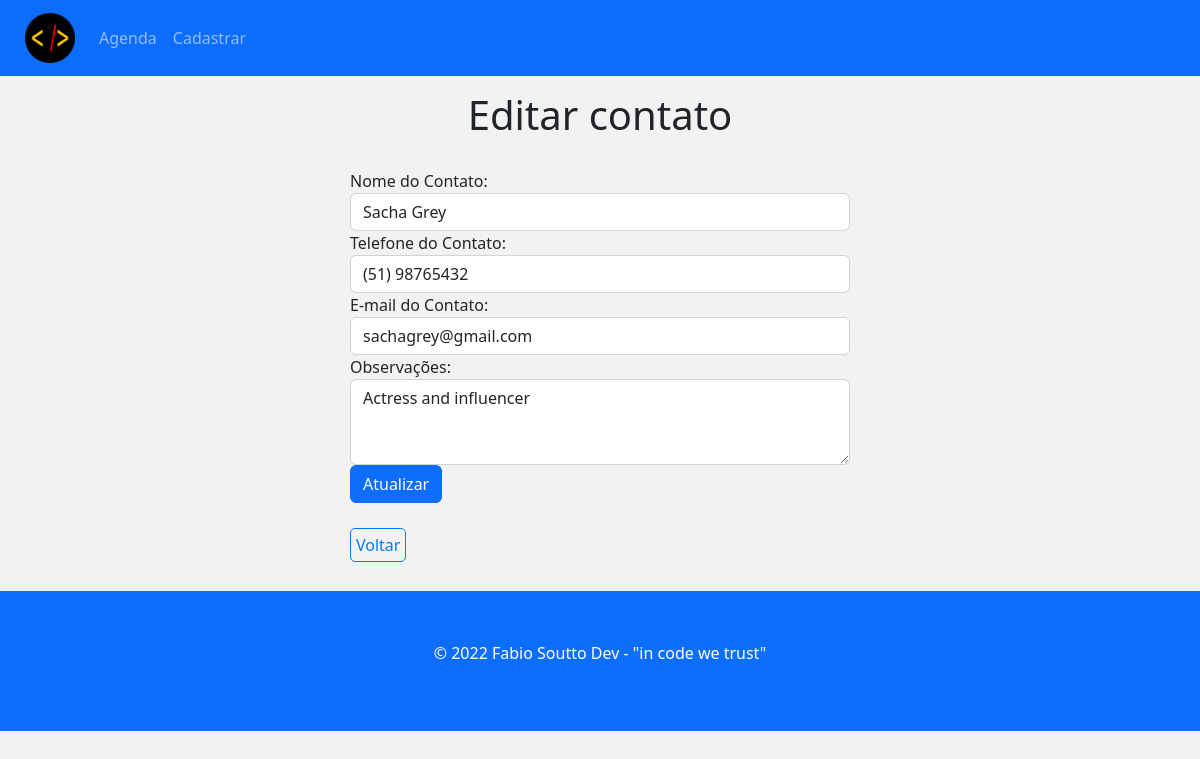
The app's page /edit.php?id=4 with its own data.
### tables this page shows
CREATE TABLE `contacts` (
  `id` int(10) UNSIGNED NOT NULL,
  `name` varchar(150) DEFAULT NULL,
  `phone` varchar(20) DEFAULT NULL,
  `email` varchar(150) DEFAULT NULL,
  `observations` text DEFAULT NULL
);

### config/url.php (called while the page is built)
<?php
$BASE_URL = "http://" . $_SERVER['SERVER_NAME'] . dirname($_SERVER['REQUEST_URI'] . '?') . '/';

### config/process.php (called while the page is built, shortened)
<?php
include_once('connection.php');
include_once('url.php');
$data = $_POST;
if(!empty($data)) {
	if($data['type'] === 'create') {
		$name = $data['name'];
		$phone = $data['phone'];
		$email = $data['email'];
		$observations = $data['observations'];
		$query = 'INSERT INTO contacts (name, phone, email, observations) VALUES (:name, :phone, :email, :observations)';
		$stmt = $conn->prepare($query);
		$stmt->bindParam(':name', $name);
		$stmt->bindParam(':phone', $phone);
		$stmt->bindParam(':email', $email);
		$stmt->bindParam(':observations', $observations);
		try {
			$stmt->execute();
			$_SESSION['msg'] = "Cadastrado com sucesso!";
		} catch (PDOException $e) {
			$error = $e->getMessage();
			echo "Erro: $error";
		}
	} else if($data['type'] === 'edit') {
		$name = $data['name'];
		$phone = $data['phone'];
		$email = $data['email'];
		$observations = $data['observations'];
		$id = $data['id'];
		$query = 'UPDATE contacts
							SET name = :name, phone = :phone, email = :email, observations = :observations
							WHERE id = :id';
		$stmt = $conn->prepare($query);
		$stmt->bindParam(":name", $name);
		$stmt->bindParam(":phone", $phone);
		$stmt->bindParam(":email", $email);
		$stmt->bindParam(":observations", $observations);
		$stmt->bindParam(":id", $id);
		try {
			$stmt->execute();
			$_SESSION['msg'] = "Atualizado com sucesso!";
		} catch (PDOException $e) {
			$error = $e->getMessage();
			echo "Erro: $error";
		}
	} else if($data['type'] === 'delete') {
		$id = $data['id'];
		$query = 'DELETE FROM contacts WHERE id = :id';
		$stmt = $conn->prepare($query);
		$stmt->bindParam(':id', $id);
		try {
			$stmt->execute();
			$_SESSION['msg'] = "Removido com sucesso!";
		} catch (PDOException $e) {
			$error = $e->getMessage();
			echo "Erro: $error";
		}
	}
	header('location:' . $BASE_URL . '../index.php');
	} else {
	if(!empty($_GET)) {
		$id = $_GET["id"];
	}
	if(!empty($id)) {
		$query = "SELECT * FROM contacts WHERE id = :id";
		$stmt = $conn->prepare($query);
		$stmt->bindParam(":id", $id);
		$stmt->execute();
		$contact = $stmt->fetch();
	} else {
		$contacts = [];
		$query = "SELECT * FROM contacts";
		$stmt = $conn->prepare($query);
		$stmt->execute();
		$contacts = $stmt->fetchAll();
	}
}

### edit.php (the view, shortened to what this page needs)
<?php
	include_once('templates/header.php');
?>
	<div class="container">
		<h1 id="main-title">Editar contato</h1>
		<form id="create-form" action="<?= $BASE_URL ?>config/process.php" method="POST">
			<div class="form-group">
				<label for="name">Nome do Contato:</label>
				<input type="text" class="form-control" id="name" name="name" placeholder="Digite o nome" value="<?= $contact['name'] ?>" required>
			</div>
			<div class="form-group">
				<label for="phone">Telefone do Contato:</label>
				<input type="text" class="form-control" id="phone" name="phone" placeholder="Digite o telefone" value="<?= $contact['phone'] ?>" required>
			</div>
			<div class="form-group">
				<label for="email">E-mail do Contato:</label>
				<input type="text" class="form-control" id="email" name="email" placeholder="Digite o e-mail" value="<?= $contact['email'] ?>" required>
			</div>
			<div class="form-group">
				<label for="observations">Observações:</label>
				<textarea type="text" class="form-control" id="observations" name="observations" placeholder="Digite as observações sobre o contato" rows="3"><?= $contact['observations'] ?></textarea>
			</div>
			<button type="submit" class="btn btn-primary">Atualizar</button>
		</form>
	</div>
<?php
	include_once('templates/footer.php');
?>

### css/styles.css (style rules this page uses)
* { margin: 0; padding: 0; box-sizing: border-box; }
body { background-color: #f2f2f2; }
#main-title { text-align: center; margin: 15px 0 30px; }
.container { min-height: 500px; }
#back-link-container { display: block; width: 500px; margin: 30px auto 0; }
#back-link { border: 1px solid #007bff; color: #007bff; border-radius: 5px; padding: 5px; text-decoration: none; }
#create-form, #edit-form { max-width: 500px; margin: 0 auto; }

### records on screen
contacts: name "Sacha Grey", phone "(51) 98765432", email "sachagrey@gmail.com", observations "Actress and influencer"
